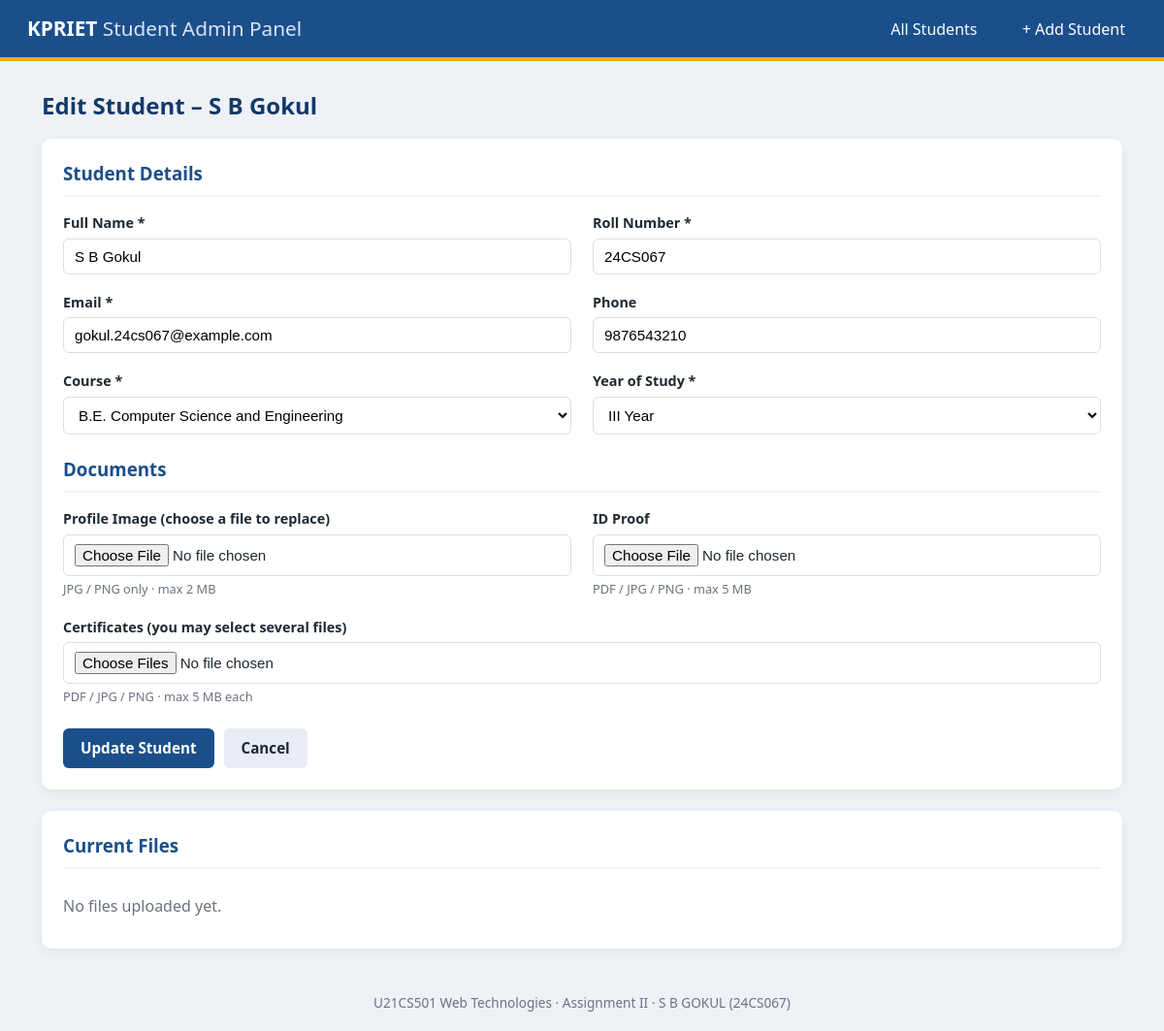
Screenshot of /q2-php-admin-panel/edit.php?id=1 with the database file from the repository.
### tables this page shows
CREATE TABLE students (
    id             INT UNSIGNED     NOT NULL AUTO_INCREMENT,
    name           VARCHAR(100)     NOT NULL,
    roll_no        VARCHAR(20)      NOT NULL,
    email          VARCHAR(120)     NOT NULL,
    phone          VARCHAR(15)      NULL,
    course         VARCHAR(80)      NOT NULL,
    year_of_study  TINYINT UNSIGNED NOT NULL DEFAULT 1,
    created_at     TIMESTAMP        NOT NULL DEFAULT CURRENT_TIMESTAMP,
    updated_at     TIMESTAMP        NOT NULL DEFAULT CURRENT_TIMESTAMP
                                    ON UPDATE CURRENT_TIMESTAMP,
    PRIMARY KEY (id),
    UNIQUE KEY uq_students_roll  (roll_no),
    UNIQUE KEY uq_students_email (email)
);

### q2-php-admin-panel/includes/functions.php (called while the page is built, shortened)
<?php
function e($value): string
{
    return htmlspecialchars((string) $value, ENT_QUOTES, 'UTF-8');
}
function year_label(int $year): string
{
    $roman = [1 => 'I', 2 => 'II', 3 => 'III', 4 => 'IV'];
    return ($roman[$year] ?? $year) . ' Year';
}
function get_student(mysqli $conn, int $id): ?array
{
    $stmt = $conn->prepare('SELECT * FROM students WHERE id = ?');
    $stmt->bind_param('i', $id);
    $stmt->execute();
    $row = $stmt->get_result()->fetch_assoc();
    return $row ?: null;
}

### q2-php-admin-panel/includes/student_form.php (the view, shortened to what this page needs)
<form method="post" enctype="multipart/form-data" class="card">
    <h3 class="section-title">Student Details</h3>
    <div class="grid-2">
        <div class="field <?= isset($errors['name']) ? 'invalid' : '' ?>">
            <label for="name">Full Name *</label>
            <input type="text" id="name" name="name" maxlength="100" required
                   value="<?= e($student['name']) ?>">
        </div>
        <div class="field <?= isset($errors['roll_no']) ? 'invalid' : '' ?>">
            <label for="roll_no">Roll Number *</label>
            <input type="text" id="roll_no" name="roll_no" maxlength="20" required
                   placeholder="e.g. 24CS067" value="<?= e($student['roll_no']) ?>">
        </div>
        <div class="field <?= isset($errors['email']) ? 'invalid' : '' ?>">
            <label for="email">Email *</label>
            <input type="email" id="email" name="email" maxlength="120" required
                   value="<?= e($student['email']) ?>">
        </div>
        <div class="field <?= isset($errors['phone']) ? 'invalid' : '' ?>">
            <label for="phone">Phone</label>
            <input type="tel" id="phone" name="phone" maxlength="10"
                   value="<?= e($student['phone'] ?? '') ?>">
        </div>
        <div class="field <?= isset($errors['course']) ? 'invalid' : '' ?>">
            <label for="course">Course *</label>
            <select id="course" name="course" required>
                <?php foreach (COURSES as $course): ?>
                    <option value="<?= e($course) ?>"
                        <?= $student['course'] === $course ? 'selected' : '' ?>>
                        <?= e($course) ?></option>
                <?php endforeach; ?>
            </select>
        </div>
        <div class="field <?= isset($errors['year_of_study']) ? 'invalid' : '' ?>">
            <label for="year_of_study">Year of Study *</label>
            <select id="year_of_study" name="year_of_study">
                <?php for ($y = 1; $y <= 4; $y++): ?>
                    <option value="<?= $y ?>"
                        <?= (int) $student['year_of_study'] === $y ? 'selected' : '' ?>>
                        <?= year_label($y) ?></option>
                <?php endfor; ?>
            </select>
        </div>
    </div>
    <h3 class="section-title">Documents</h3>
    <div class="grid-2">
        <div class="field">
            <label for="profile_image">
                Profile Image <?= $isEdit ? '(choose a file to replace)' : '' ?></label>
            <input type="file" id="profile_image" name="profile_image"
                   accept=".jpg,.jpeg,.png">
            <small class="hint">JPG / PNG only &middot; max 2 MB</small>
        </div>
        <div class="field">
            <label for="id_proof">ID Proof</label>
            <input type="file" id="id_proof" name="id_proof" accept=".pdf,.jpg,.jpeg,.png">
            <small class="hint">PDF / JPG / PNG &middot; max 5 MB</small>
        </div>
        <div class="field full">
            <label for="certificates">Certificates (you may select several files)</label>
            <input type="file" id="certificates" name="certificates[]" multiple
                   accept=".pdf,.jpg,.jpeg,.png">
            <small class="hint">PDF / JPG / PNG &middot; max 5 MB each</small>
        </div>
    </div>
    <div class="actions">
        <button type="submit" class="btn btn-primary"><?= e($submitLabel) ?></button>
        <a href="index.php" class="btn btn-light">Cancel</a>
    </div>
</form>

### q2-php-admin-panel/edit.php (shortened to what this page needs)
<?php
require_once __DIR__ . '/config/db.php';
require_once __DIR__ . '/includes/functions.php';
$id      = filter_input(INPUT_GET, 'id', FILTER_VALIDATE_INT) ?: 0;
$student = $id ? get_student($conn, $id) : null;
$errors     = [];
$files       = get_student_files($conn, $id);
$submitLabel = 'Update Student';
$isEdit      = true;
require __DIR__ . '/includes/header.php';
?>
<h2 class="page-title">Edit Student &ndash; <?= e($student['name']) ?></h2>
<?php require __DIR__ . '/includes/student_form.php'; ?>
<section class="card">
    <h3 class="section-title">Current Files</h3>
    <?php if (empty($files)): ?>
        <p class="empty">No files uploaded yet.</p>
    <?php endif; ?>
</section>
<?php require __DIR__ . '/includes/footer.php'; ?>

### q2-php-admin-panel/assets/css/admin.css (style rules this page uses)
:root { --primary: #1a4f8b; --primary-dark: #123a68; --accent: #f2a900; --bg: #eef2f7; --text: #1f2933; --muted: #6b7280; --border: #d8dee8; --danger: #c62828; --success: #188038; }
* { box-sizing: border-box; margin: 0; padding: 0; }
body { font-family: "Segoe UI", Roboto, Arial, sans-serif; background: var(--bg); color: var(--text); line-height: 1.5; }
a { color: var(--primary); }
.card { background: #fff; border-radius: 10px; box-shadow: 0 3px 14px rgba(0, 0, 0, 0.06); padding: 22px; margin-bottom: 22px; }
.page-title { margin-bottom: 16px; color: var(--primary-dark); }
.section-title { color: var(--primary); border-bottom: 2px solid var(--bg); padding-bottom: 8px; margin-bottom: 16px; }
.btn { display: inline-block; padding: 9px 18px; border: none; border-radius: 6px; font-family: inherit; font-size: 0.95rem; font-weight: 600; line-height: 1.5; text-decoration: none; vertical-align: middle; cursor: pointer; }
.btn-primary { background: var(--primary); color: #fff; }
.btn-light { background: #e8edf3; color: var(--text); }
.grid-2 { display: grid; grid-template-columns: 1fr 1fr; gap: 6px 22px; margin-bottom: 10px; }
.field { margin-bottom: 12px; }
.field.full { grid-column: 1 / -1; }
.field label { display: block; font-weight: 600; font-size: 0.9rem; margin-bottom: 5px; }
input[type="text"], input[type="email"], input[type="tel"], input[type="search"], input[type="file"], select { width: 100%; padding: 9px 11px; border: 1.5px solid var(--border); border-radius: 6px; font-size: 0.95rem; background: #fff; }
.hint { color: var(--muted); font-size: 0.8rem; }
.actions { display: flex; gap: 10px; margin-top: 8px; }
.empty { color: var(--muted); padding: 10px 0; }

### rows the page displays
students: name "S B Gokul", roll_no "24CS067", email "gokul.24cs067@example.com", phone "9876543210"

### other values shown
$submitLabel "Update Student"
form field course "B.E. Computer Science and Engineering"
form field year_of_study "III Year"
